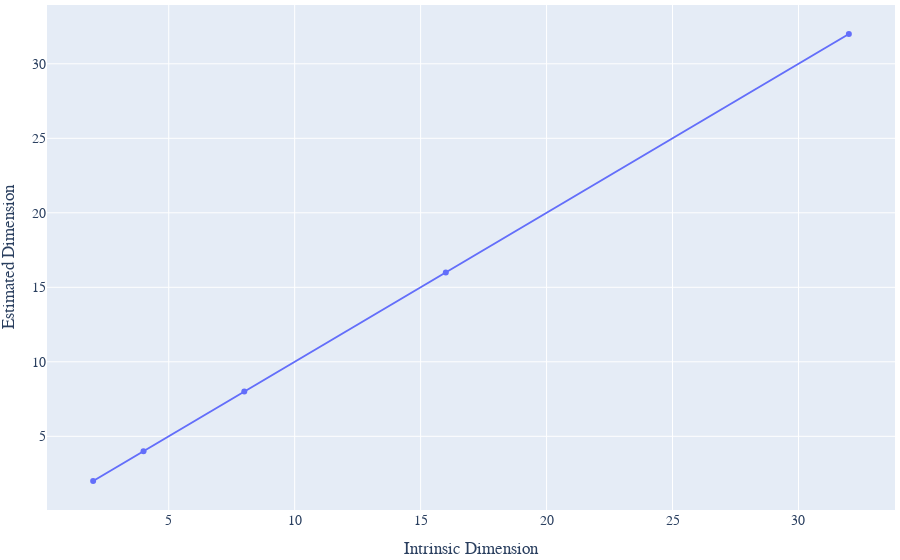

The notebook cell saved with this chart:
### Code cell
def test_gaussian():
    # estimate intrinsic dimension
    intrinsic_dim_list = [2, 4, 8, 16, 32]
    est_dim_list = [est_gaussian_dim(intrinsic_dim) for intrinsic_dim in intrinsic_dim_list]
    
    plot(intrinsic_dim_list, est_dim_list, 'gaussian.png')

test_gaussian()

### Figure 1 — Plotly figure (JSON) as saved in the notebook; plotly's stock layout.template omitted (floating-point values rounded to 4 significant figures)
{"data": [{"hovertemplate": "x=%{x}<br>y=%{y}<extra></extra>", "legendgroup": "", "line": {"color": "#636efa", "dash": "solid"}, "marker": {"symbol": "circle"}, "mode": "lines", "name": "", "orientation": "v", "showlegend": false, "type": "scatter", "x": [2, 4, 8, 16, 32], "xaxis": "x", "y": [2, 4, 8, 16, 32], "yaxis": "y"}, {"hovertemplate": "x=%{x}<br>y=%{y}<extra></extra>", "legendgroup": "", "marker": {"color": "#636efa", "symbol": "circle"}, "mode": "markers", "name": "", "orientation": "v", "showlegend": false, "type": "scatter", "x": [2, 4, 8, 16, 32], "xaxis": "x", "y": [2, 4, 8, 16, 32], "yaxis": "y"}], "layout": {"font": {"family": "Serif", "size": 14}, "margin": {"b": 5, "l": 5, "r": 5, "t": 5}, "xaxis": {"title": {"text": "Intrinsic Dimension"}}, "yaxis": {"title": {"text": "Estimated Dimension"}}}}
